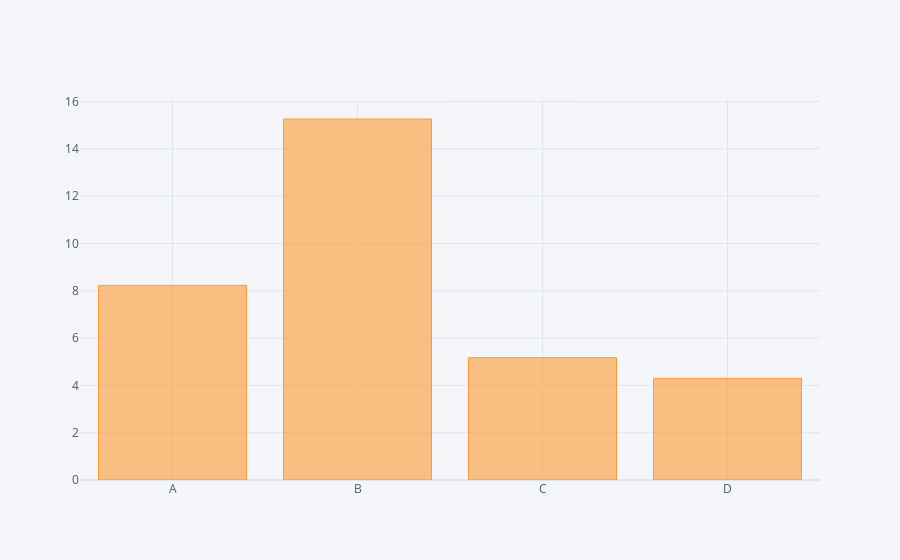

Notebook code cell kept with this figure:
### Code cell
df.sum().iplot(kind='bar')

### Figure 1 — Plotly figure (JSON) as saved in the notebook; plotly's stock layout.template omitted (floating-point values rounded to 4 significant figures)
{"data": [{"marker": {"color": "rgba(255, 153, 51, 0.6)", "line": {"color": "rgba(255, 153, 51, 1.0)", "width": 1}}, "name": "None", "orientation": "v", "text": "", "type": "bar", "x": ["A", "B", "C", "D"], "y": [8.231, 15.26, 5.171, 4.298]}], "layout": {"legend": {"bgcolor": "#F5F6F9", "font": {"color": "#4D5663"}}, "paper_bgcolor": "#F5F6F9", "plot_bgcolor": "#F5F6F9", "title": {"font": {"color": "#4D5663"}}, "xaxis": {"gridcolor": "#E1E5ED", "showgrid": true, "tickfont": {"color": "#4D5663"}, "title": {"font": {"color": "#4D5663"}, "text": ""}, "zerolinecolor": "#E1E5ED"}, "yaxis": {"gridcolor": "#E1E5ED", "showgrid": true, "tickfont": {"color": "#4D5663"}, "title": {"font": {"color": "#4D5663"}, "text": ""}, "zerolinecolor": "#E1E5ED"}}}
